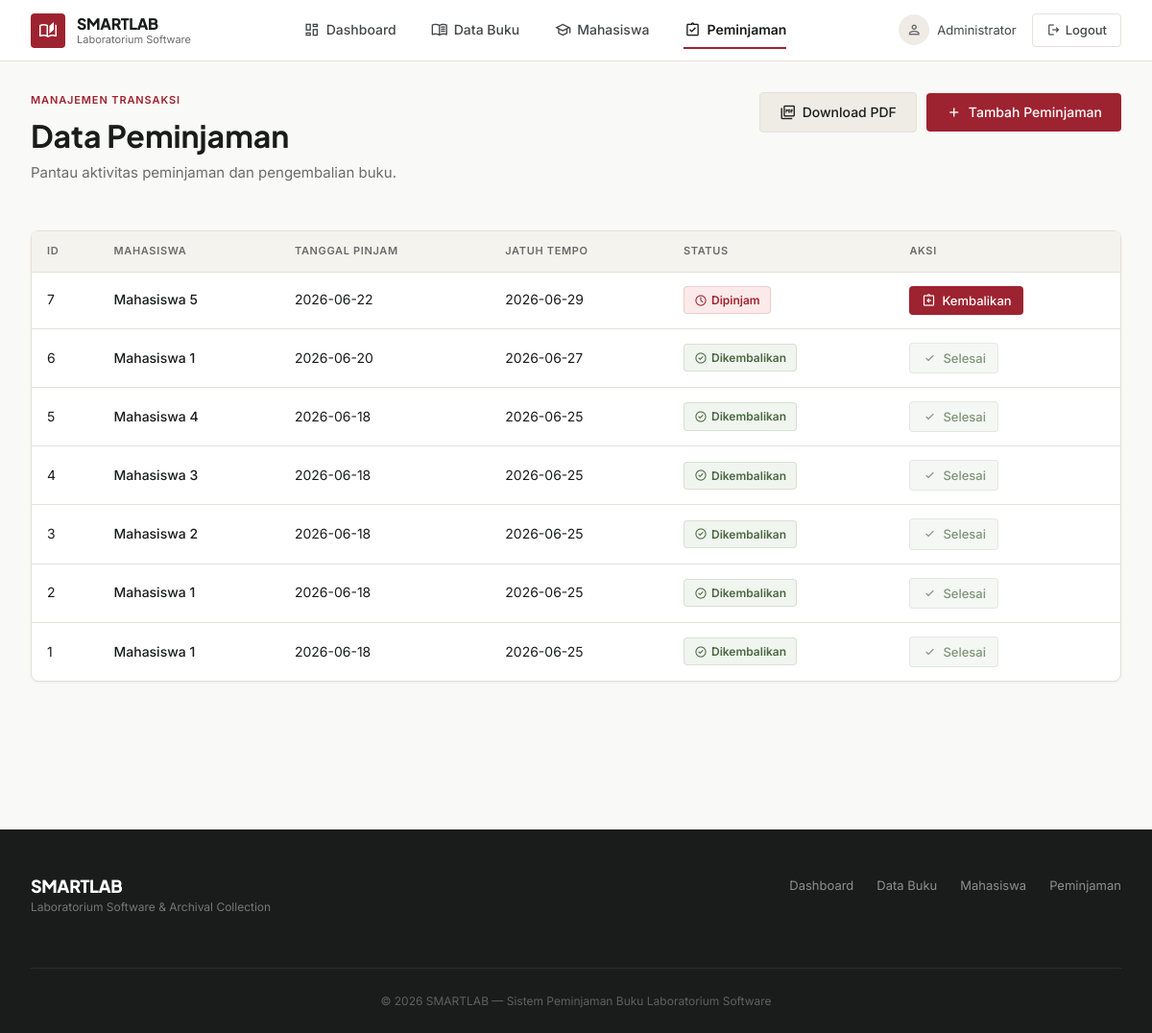
The page /peminjaman/index.php (signed in) on the database as committed earlier.
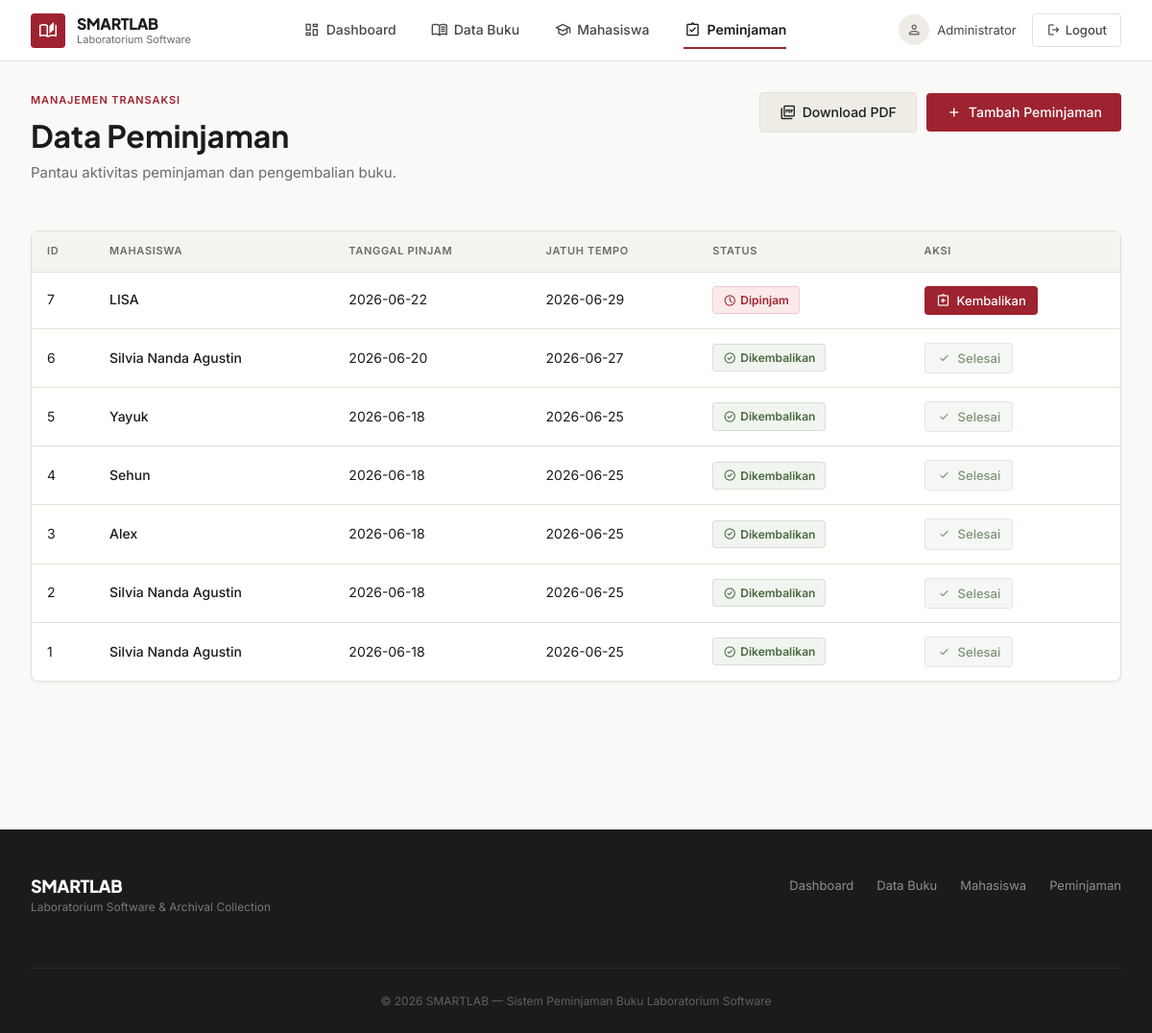
The same page on the database as committed later.
### tables this page shows
CREATE TABLE `peminjaman` (
  `id_pinjam` int(11) NOT NULL,
  `npm` varchar(15) NOT NULL,
  `tanggal_pinjam` date NOT NULL,
  `tanggal_jatuh_tempo` date NOT NULL,
  `status` enum('Dipinjam','Dikembalikan') DEFAULT 'Dipinjam'
);

CREATE TABLE `mahasiswa` (
  `npm` varchar(15) NOT NULL,
  `nama` varchar(100) NOT NULL,
  `kelas` varchar(20) DEFAULT NULL,
  `prodi` varchar(100) DEFAULT NULL,
  `created_at` timestamp NOT NULL DEFAULT current_timestamp()
);

### peminjaman/index.php (the view, shortened to what this page needs)
<?php
require '../config/koneksi.php';
$query = mysqli_query(
    $koneksi,
    "
    SELECT
    p.id_pinjam,
    m.nama,
    p.tanggal_pinjam,
    p.tanggal_jatuh_tempo,
    p.status
    FROM peminjaman p
    JOIN mahasiswa m
    ON p.npm = m.npm
    ORDER BY p.id_pinjam DESC
    "
);
?>
<!DOCTYPE html>
<html lang="id">
<head>
<?php include "../includes/header.php"; ?>
</head>
<body>
<div class="sl-container">
    <div class="sl-page-header" style="display: flex; justify-content: space-between; align-items: flex-start; flex-wrap: wrap; gap: 16px;">
        <div>
            <div class="sl-page-eyebrow">Manajemen Transaksi</div>
            <h1 class="sl-page-title">Data Peminjaman</h1>
            <p class="sl-page-desc">Pantau aktivitas peminjaman dan pengembalian buku.</p>
        </div>
        <div class="sl-page-actions">
            <a href="../laporan/pdf/cetak_peminjaman.php" target="_blank" class="sl-btn sl-btn-secondary">
                <span class="material-symbols-outlined" aria-hidden="true">picture_as_pdf</span>
                Download PDF
            </a>
            <a href="tambah.php" class="sl-btn sl-btn-primary">
                <span class="material-symbols-outlined" aria-hidden="true">add</span>
                Tambah Peminjaman
            </a>
        </div>
    </div>
    <div class="sl-card">
        <div class="sl-card-body" style="padding: 0;">
            <div class="sl-table-wrap">
                <table class="sl-table">
                    <thead>
                        <tr>
                            <th>ID</th>
                            <th>Mahasiswa</th>
                            <th>Tanggal Pinjam</th>
                            <th>Jatuh Tempo</th>
                            <th>Status</th>
                            <th>Aksi</th>
                        </tr>
                    </thead>
                    <tbody>
                        <?php if(mysqli_num_rows($query) > 0): ?>
                        <?php while($row = mysqli_fetch_assoc($query)) : ?>
                        <tr>
                            <td><?= $row['id_pinjam']; ?></td>
                            <td style="font-weight: 500;"><?= $row['nama']; ?></td>
                            <td><?= $row['tanggal_pinjam']; ?></td>
                            <td><?= $row['tanggal_jatuh_tempo']; ?></td>
                            <td>
                                <?php if($row['status'] == 'Dipinjam'){ ?>
                                <span class="sl-badge sl-badge-borrowed">
                                    <span class="material-symbols-outlined" aria-hidden="true" style="font-size: 14px;">schedule</span>
                                    Dipinjam
                                </span>
                                <?php } else { ?>
                                <span class="sl-badge sl-badge-returned">
                                    <span class="material-symbols-outlined" aria-hidden="true" style="font-size: 14px;">check_circle</span>
                                    Dikembalikan
                                </span>
                                <?php } ?>
                            </td>
                            <td>
                                <?php if($row['status'] == 'Dipinjam'){ ?>
                                <a
                                    href="kembali.php?id=<?= $row['id_pinjam']; ?>"
                                    class="sl-btn sl-btn-primary sl-btn-sm"
                                    onclick="return confirm('Yakin buku dikembalikan?')"
                                    aria-label="Kembalikan buku pinjaman <?= $row['nama']; ?>">
                                    <span class="material-symbols-outlined" aria-hidden="true">assignment_return</span>
                                    Kembalikan
                                </a>
                                <?php } else { ?>
                                <button
                                    class="sl-btn sl-btn-sm"
                                    disabled
                                    style="background: var(--success-bg); color: var(--success); border: 1px solid rgba(74,103,65,0.15); cursor: not-allowed; opacity: 0.7;">
                                    <span class="material-symbols-outlined" aria-hidden="true">check</span>
                                    Selesai
                                </button>
                                <?php } ?>
                            </td>
                        </tr>
                        <?php endwhile; ?>
                        <?php endif; ?>
                    </tbody>
                </table>
            </div>
        </div>
    </div>
</div>
<?php include "../includes/footer.php"; ?>
</body>
</html>

Rows that differ between the two databases and show on the page:
changed peminjaman id 7: npm.nama "Mahasiswa 5" → "LISA"
changed peminjaman id 6: npm.nama "Mahasiswa 1" → "Silvia Nanda Agustin"
changed peminjaman id 5: npm.nama "Mahasiswa 4" → "Yayuk"
changed peminjaman id 4: npm.nama "Mahasiswa 3" → "Sehun"
changed peminjaman id 3: npm.nama "Mahasiswa 2" → "Alex"
changed peminjaman id 2: npm.nama "Mahasiswa 1" → "Silvia Nanda Agustin"
changed peminjaman id 1: npm.nama "Mahasiswa 1" → "Silvia Nanda Agustin"
